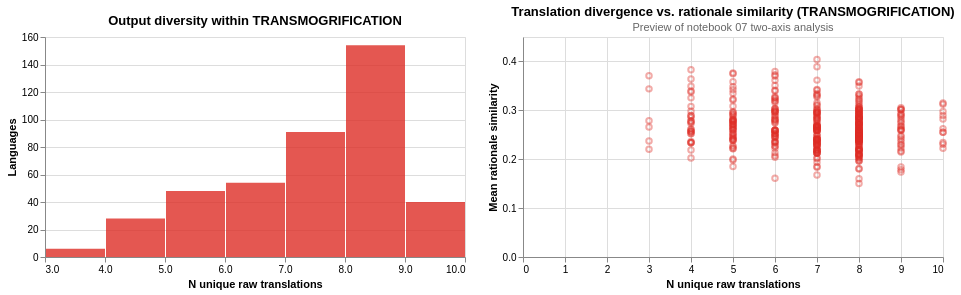

The notebook cell saved with this chart:
### Markdown cell above
## 5.8 TRANSMOGRIFICATION — Characterising Maximum Uncertainty

The default category: multiple distinct outputs, no Wikipedia anchor, no detectable source-term borrowing. These are the most methodologically interesting cases — services produced word-like objects that cannot be verified against community practice.

### Code cell
tmog_df = result_df[result_df['category'] == 'TRANSMOGRIFICATION'].copy()
tmog_df['max_edit_distance'] = pd.to_numeric(tmog_df['max_edit_distance'], errors='coerce')

print(f'TRANSMOGRIFICATION: {len(tmog_df)} languages ({len(tmog_df)/len(result_df)*100:.1f}%)')
print(f'\nn_unique_raw distribution:')
print(tmog_df['n_unique_raw'].describe().round(2).to_string())
print(f'\nWikipedia present in any TRANSMOGRIFICATION case: {tmog_df["has_wikipedia"].any()}')

print(f'\nTop 20 most-divergent cases (by n_unique_raw):')
sample_cols = ['language_code', 'language_name', 'language_family', 'n_unique_raw', 'max_edit_distance']
print(tmog_df.nlargest(20, 'n_unique_raw')[sample_cols].to_string(index=False))

hist = alt.Chart(tmog_df).mark_bar(color='#de2d26', opacity=0.8).encode(
    x=alt.X('n_unique_raw:Q', bin=alt.Bin(maxbins=10),
            title='N unique raw translations'),
    y=alt.Y('count()', title='Languages'),
    tooltip=[alt.Tooltip('n_unique_raw:Q', bin=True), 'count()'],
).properties(
    width=420, height=220,
    title='Output diversity within TRANSMOGRIFICATION',
)

sim_chart = alt.Chart(
    tmog_df.dropna(subset=['mean_rationale_similarity'])
).mark_point(opacity=0.4, size=30, color='#de2d26').encode(
    x=alt.X('n_unique_raw:Q', title='N unique raw translations'),
    y=alt.Y('mean_rationale_similarity:Q', title='Mean rationale similarity'),
    tooltip=['language_name:N', 'n_unique_raw:Q',
             alt.Tooltip('mean_rationale_similarity:Q', format='.3f')],
).properties(
    width=420, height=220,
    title=alt.TitleParams(
        'Translation divergence vs. rationale similarity (TRANSMOGRIFICATION)',
        subtitle='Preview of notebook 07 two-axis analysis',
        subtitleColor='#666', subtitleFontSize=11,
    ),
)

alt.hconcat(hist, sim_chart)

### Figure 1 — Vega specification as saved in the notebook (floating-point values rounded to 4 significant figures; data arrays with more than 128 entries replaced by an {"elided": "..."} marker saying what was removed)
{"$schema": "https://vega.github.io/schema/vega/v6.json", "data": [{"name": "source_0", "values": [{"__count": 40, "bin_maxbins_10_n_unique_raw": 9.0, "bin_maxbins_10_n_unique_raw_end": 10.0}, {"__count": 154, "bin_maxbins_10_n_unique_raw": 8.0, "bin_maxbins_10_n_unique_raw_end": 9.0}, {"__count": 91, "bin_maxbins_10_n_unique_raw": 7.0, "bin_maxbins_10_n_unique_raw_end": 8.0}, {"__count": 54, "bin_maxbins_10_n_unique_raw": 6.0, "bin_maxbins_10_n_unique_raw_end": 7.0}, {"__count": 48, "bin_maxbins_10_n_unique_raw": 5.0, "bin_maxbins_10_n_unique_raw_end": 6.0}, {"__count": 28, "bin_maxbins_10_n_unique_raw": 4.0, "bin_maxbins_10_n_unique_raw_end": 5.0}, {"__count": 6, "bin_maxbins_10_n_unique_raw": 3.0, "bin_maxbins_10_n_unique_raw_end": 4.0}]}, {"name": "source_1", "values": {"elided": "421 records"}}, {"name": "source_0_concat_0_y_domain___count", "values": [{"min": 6, "max": 154}]}, {"name": "source_1_concat_1_x_domain_n_unique_raw", "values": [{"min": 3, "max": 10}]}, {"name": "source_1_concat_1_y_domain_mean_rationale_similarity", "values": [{"min": 0.1504, "max": 0.404}]}], "signals": [{"name": "concat_0_bin_maxbins_10_n_unique_raw_bins", "value": {"fields": ["n_unique_raw"], "fname": "bin_n_unique_raw", "start": 3.0, "step": 1.0, "stop": 10.0}}, {"name": "childWidth", "value": 420}], "marks": [{"type": "group", "name": "concat_0_group", "encode": {"update": {"height": {"signal": "height"}, "width": {"signal": "childWidth"}}}, "marks": [{"type": "rect", "name": "concat_0_marks", "from": {"data": "source_0"}, "encode": {"update": {"fill": {"value": "#de2d26"}, "x2": {"field": "bin_maxbins_10_n_unique_raw", "scale": "concat_0_x", "offset": {"signal": "0.5 + (abs(scale(\"concat_0_x\", datum[\"bin_maxbins_10_n_unique_raw_end\"]) - scale(\"concat_0_x\", datum[\"bin_maxbins_10_n_unique_raw\"])) < 0.25 ? -0.5 * (0.25 - (abs(scale(\"concat_0_x\", datum[\"bin_maxbins_10_n_unique_raw_end\"]) - scale(\"concat_0_x\", datum[\"bin_maxbins_10_n_unique_raw\"])))) : 0.5)"}}, "y": {"field": "__count", "scale": "concat_0_y"}, "opacity": {"value": 0.8}, "x": {"field": "bin_maxbins_10_n_unique_raw_end", "scale": "concat_0_x", "offset": {"signal": "0.5 + (abs(scale(\"concat_0_x\", datum[\"bin_maxbins_10_n_unique_raw_end\"]) - scale(\"concat_0_x\", datum[\"bin_maxbins_10_n_unique_raw\"])) < 0.25 ? 0.5 * (0.25 - (abs(scale(\"concat_0_x\", datum[\"bin_maxbins_10_n_unique_raw_end\"]) - scale(\"concat_0_x\", datum[\"bin_maxbins_10_n_unique_raw\"])))) : -0.5)"}}, "tooltip": {"signal": "{\"n_unique_raw (binned)\": !isValid(datum[\"bin_maxbins_10_n_unique_raw\"]) || !isFinite(+datum[\"bin_maxbins_10_n_unique_raw\"]) ? \"null\" : format(datum[\"bin_maxbins_10_n_unique_raw\"], \"\") + \" – \" + format(datum[\"bin_maxbins_10_n_unique_raw_end\"], \"\"), \"Count of Records\": format(datum[\"__count\"], \"\")}"}, "y2": {"value": 0, "scale": "concat_0_y"}}}, "style": ["bar"]}], "axes": [{"scale": "concat_0_y", "orient": "left", "maxExtent": 0, "ticks": false, "labels": false, "grid": true, "domain": false, "zindex": 0, "aria": false, "gridScale": "concat_0_x", "tickCount": {"signal": "ceil(height/40)"}, "minExtent": 0}, {"scale": "concat_0_x", "labelFlush": true, "title": "N unique raw translations", "orient": "bottom", "grid": false, "tickCount": {"signal": "ceil(childWidth/10)"}, "labelOverlap": true, "zindex": 0}, {"scale": "concat_0_y", "labelOverlap": true, "tickCount": {"signal": "ceil(height/40)"}, "title": "Languages", "orient": "left", "grid": false, "zindex": 0}], "title": {"text": "Output diversity within TRANSMOGRIFICATION", "frame": "group"}, "style": "cell"}, {"type": "group", "name": "concat_1_group", "encode": {"update": {"height": {"signal": "height"}, "width": {"signal": "childWidth"}}}, "marks": [{"type": "symbol", "name": "concat_1_marks", "from": {"data": "source_1"}, "encode": {"update": {"y": {"field": "mean_rationale_similarity", "scale": "concat_1_y"}, "tooltip": {"signal": "{\"language_name\": isValid(datum[\"language_name\"]) ? datum[\"language_name\"] : \"\"+datum[\"language_name\"], \"n_unique_raw\": format(datum[\"n_unique_raw\"], \"\"), \"mean_rationale_similarity\": format(datum[\"mean_rationale_similarity\"], \".3f\")}"}, "fill": {"value": "transparent"}, "opacity": {"value": 0.4}, "x": {"field": "n_unique_raw", "scale": "concat_1_x"}, "stroke": {"value": "#de2d26"}, "size": {"value": 30}}}, "style": ["point"]}], "axes": [{"scale": "concat_1_x", "ticks": false, "labels": false, "tickCount": {"signal": "ceil(childWidth/40)"}, "aria": false, "maxExtent": 0, "orient": "bottom", "domain": false, "minExtent": 0, "grid": true, "gridScale": "concat_1_y", "zindex": 0}, {"scale": "concat_1_y", "grid": true, "gridScale": "concat_1_x", "domain": false, "orient": "left", "labels": false, "aria": false, "zindex": 0, "minExtent": 0, "ticks": false, "maxExtent": 0, "tickCount": {"signal": "ceil(height/40)"}}, {"scale": "concat_1_x", "orient": "bottom", "title": "N unique raw translations", "zindex": 0, "tickCount": {"signal": "ceil(childWidth/40)"}, "grid": false, "labelFlush": true, "labelOverlap": true}, {"scale": "concat_1_y", "grid": false, "labelOverlap": true, "tickCount": {"signal": "ceil(height/40)"}, "title": "Mean rationale similarity", "orient": "left", "zindex": 0}], "title": {"text": "Translation divergence vs. rationale similarity (TRANSMOGRIFICATION)", "subtitle": "Preview of notebook 07 two-axis analysis", "subtitleColor": "#666", "frame": "group", "subtitleFontSize": 11}, "style": "cell"}], "scales": [{"name": "concat_0_x", "type": "linear", "domain": {"signal": "[concat_0_bin_maxbins_10_n_unique_raw_bins.start, concat_0_bin_maxbins_10_n_unique_raw_bins.stop]"}, "range": [0, {"signal": "childWidth"}], "bins": {"signal": "concat_0_bin_maxbins_10_n_unique_raw_bins"}, "zero": false}, {"name": "concat_0_y", "type": "linear", "domain": [{"signal": "(data(\"source_0_concat_0_y_domain___count\")[0] || {}).min"}, {"signal": "(data(\"source_0_concat_0_y_domain___count\")[0] || {}).max"}], "range": [{"signal": "height"}, 0], "nice": true, "zero": true}, {"name": "concat_1_x", "type": "linear", "domain": [{"signal": "(data(\"source_1_concat_1_x_domain_n_unique_raw\")[0] || {}).min"}, {"signal": "(data(\"source_1_concat_1_x_domain_n_unique_raw\")[0] || {}).max"}], "range": [0, {"signal": "childWidth"}], "zero": true, "nice": true}, {"name": "concat_1_y", "type": "linear", "domain": [{"signal": "(data(\"source_1_concat_1_y_domain_mean_rationale_similarity\")[0] || {}).min"}, {"signal": "(data(\"source_1_concat_1_y_domain_mean_rationale_similarity\")[0] || {}).max"}], "range": [{"signal": "height"}, 0], "zero": true, "nice": true}], "background": "white", "height": 220, "padding": 5, "layout": {"padding": 20, "bounds": "full", "align": "each"}}
